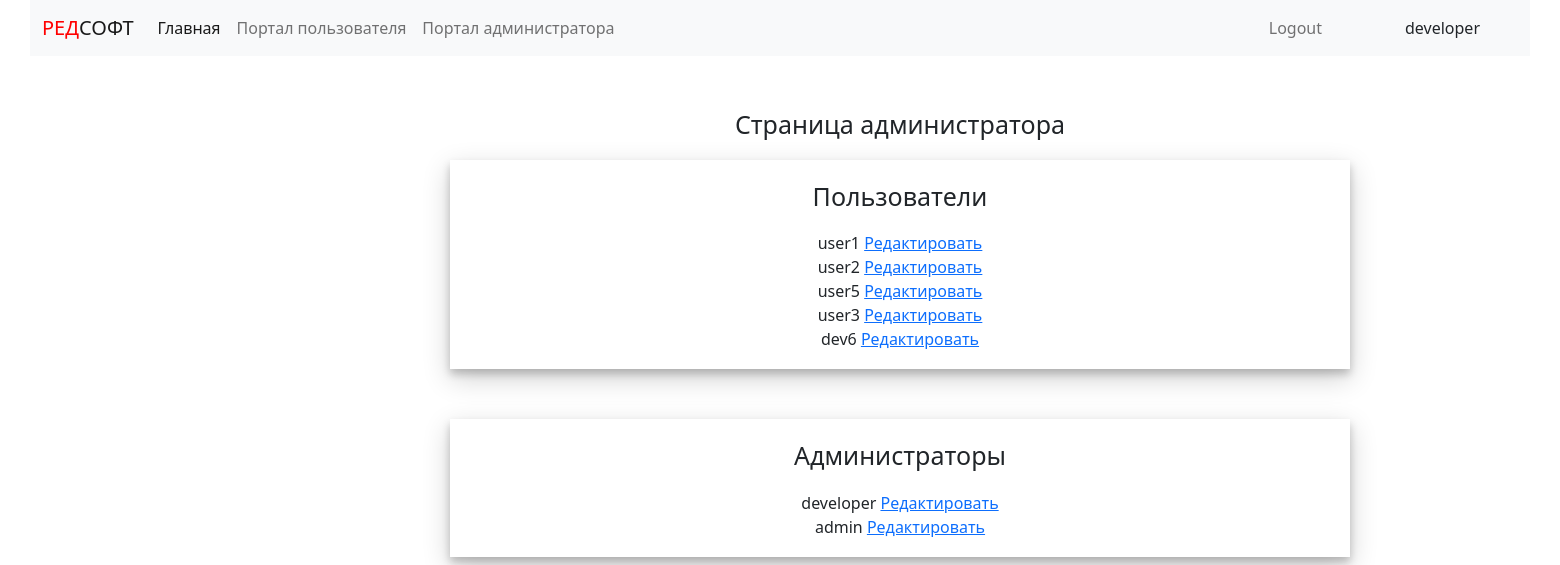
Before: /administrator/ (signed in) with the older database file.
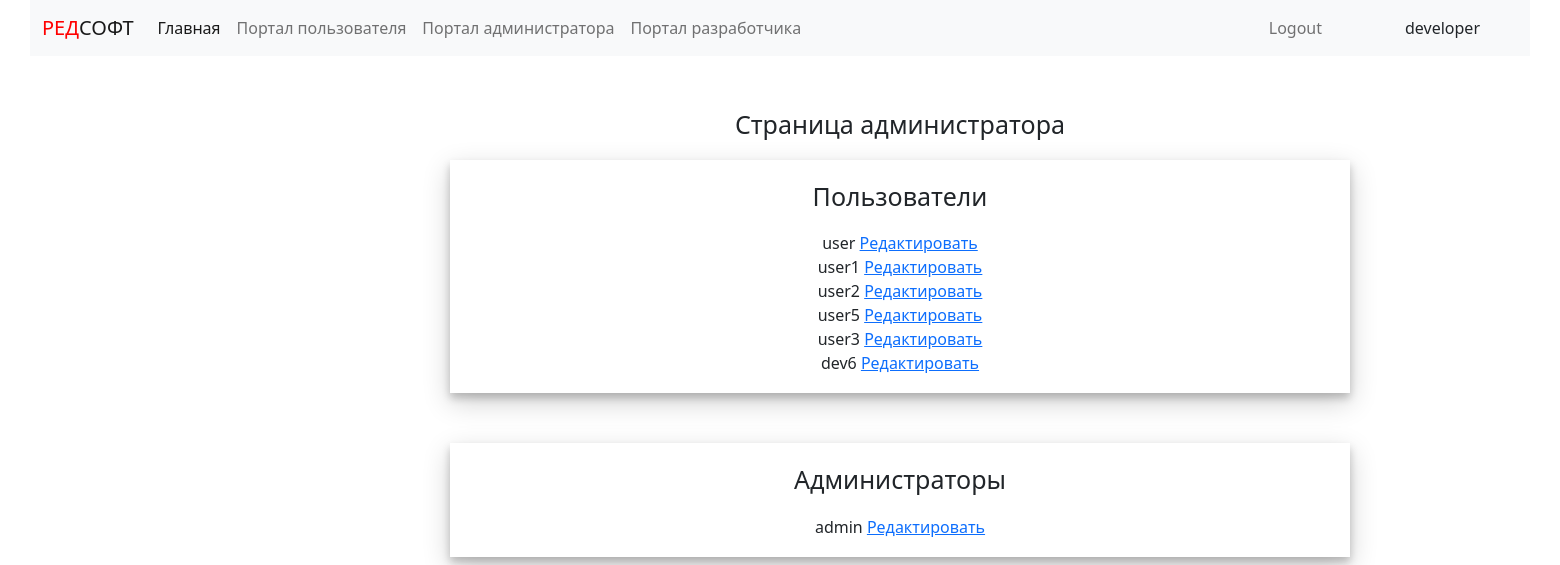
After: the same page with the newer database file.
### authapp/models.py (models this page shows, shortened)
class User(AbstractUser):
    ADMIN = 'ADMIN'
    USER = 'USER'
    DEVELOPER = "DEV"
    ROLE_CHOICES = (
        (ADMIN, 'Administrator'),
        (USER, 'User'),
        (DEVELOPER, 'Developer')
    )
    role = models.CharField(choices=ROLE_CHOICES, default=USER, blank=True, null=True, max_length=50)
    objects = UserManager()

### mainapp/views.py (the view)
# urls.py: path('administrator/', mainapp.admin, name="admin"),
def admin(request):
    if not request.user.is_anonymous:
        if request.user.role == 'ADMIN' or request.user.is_superuser:
            print(request.user.role, 'admin')
            users = User.objects.filter(role='USER')
            administrators = User.objects.filter(role='ADMIN')
            content = {'users': users, 'administrators': administrators}
            return render(request, 'mainapp/administrator.html', content)
        else:
            return HttpResponseNotFound('<h1> Page not found</h1>')
    else:
        return HttpResponseNotFound('<h1> Page not found</h1>')

### mainapp/templates/mainapp/administrator.html
{% extends 'mainapp/base.html' %}
{% load static %}
{% block content %}
    <div class="content">
        <p>
            Страница администратора
        </p>
       <div class="col-md-6 form-admin bottom-admin">
        <p> Пользователи </p>
            {% for user in users%}
                <div class="content-user">
                    {{ user.username }} <a href="{% url 'main:editadmin' user.id %}">Редактировать</a>
                </div>
            {% endfor %}
        </div>
        <div class="col-md-6 form-admin">
        <p> Администраторы </p>
            {% for admin in administrators %}
                <div class="content-user">
                    {{ admin.username }} <a href="{% url 'main:editadmin' admin.id %}">Редактировать</a>
                </div>
            {% endfor %}
        </div>
    </div>
{% endblock %}

### mainapp/templates/mainapp/base.html (shortened to what this page needs)
<!DOCTYPE html>
{% load static %}
<html lang="en">
<head>
    {% block head %}
        <link rel="stylesheet" type="text/css" href="{% static 'css/bootstrap.min.css' %}">
        <link rel="stylesheet" type="text/css" href="{% static 'css/style.css' %}">
    {% endblock %}
</head>
<body>
        <div class="bloсk">
            <div class="header">
                <nav class="navbar navbar-expand-lg navbar-light bg-light right-log">
                  <div class="container-fluid">
                      <a class="navbar-brand" href="{% url 'index' %}"><h><span style="color: red">РЕД</span>СОФТ</h></a>
                    <div class="collapse navbar-collapse" id="navbarNav">
                      <ul class="navbar-nav">
                        <li class="nav-item">
                          <a class="nav-link active" aria-current="page" href="{% url 'index' %}">Главная</a>
                        </li>
                          {% if user.is_authenticated %}
                                {% if user.role == 'ADMIN' or user.role == 'USER' or user.is_superuser%}
                        <li class="nav-item">
                          <a class="nav-link" href="{% url 'main:user' %}">Портал пользователя</a>
                        </li>
                                {% endif %}
                                {% if user.role == 'ADMIN' or user.is_superuser%}
                          <li class="nav-item">
                          <a class="nav-link" href="{% url 'main:admin' %}">Портал администратора</a>
                        </li>
                                {% endif %}
                                {% if user.is_superuser%}
                          <li class="nav-item">
                          <a class="nav-link" href="{% url 'main:dev' %}">Портал разработчика</a>
                        </li>
                                {% endif %}
                          {% endif %}
                           {% if user.is_authenticated %}
                                <li class="nav-item logname">
                                        {{user.username}}
                                </li>
                                <li class="nav-item log">
                                  <a href="{% url 'auth:logout' %}" class="nav-link">Logout</a>
                                    </li>
                           {% endif %}
                      </ul>
                    </div>
                  </div>
                </nav>
            </div>
            {% block content %}
            {% endblock %}
        </div>
</body>
</html>

Changed rows visible on the page:
no longer on one of the page's lists (row edited): User: username "developer"
changed User "developer": is_superuser False → True (drawn)
now on this page (row edited): User: username "user"
Other visible differences:
text now shown: "Портал разработчика"
